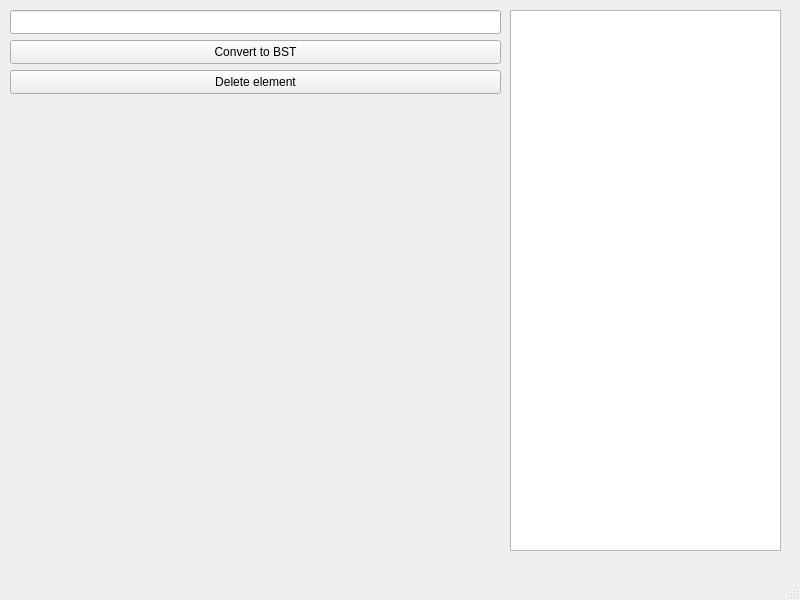
<?xml version="1.0" encoding="UTF-8"?>
<ui version="4.0">
 <class>MainWindow</class>
 <widget class="QMainWindow" name="MainWindow">
  <property name="geometry">
   <rect>
    <x>0</x>
    <y>0</y>
    <width>800</width>
    <height>600</height>
   </rect>
  </property>
  <property name="windowTitle">
   <string>MainWindow</string>
  </property>
  <widget class="QWidget" name="centralwidget">
   <widget class="QLineEdit" name="lineEdit">
    <property name="geometry">
     <rect>
      <x>10</x>
      <y>10</y>
      <width>491</width>
      <height>24</height>
     </rect>
    </property>
   </widget>
   <widget class="QPushButton" name="pushButton">
    <property name="geometry">
     <rect>
      <x>10</x>
      <y>40</y>
      <width>491</width>
      <height>24</height>
     </rect>
    </property>
    <property name="text">
     <string>Convert to BST</string>
    </property>
   </widget>
   <widget class="QListWidget" name="listWidget">
    <property name="geometry">
     <rect>
      <x>510</x>
      <y>10</y>
      <width>271</width>
      <height>541</height>
     </rect>
    </property>
   </widget>
   <widget class="QPushButton" name="pushButton_2">
    <property name="geometry">
     <rect>
      <x>10</x>
      <y>70</y>
      <width>491</width>
      <height>24</height>
     </rect>
    </property>
    <property name="text">
     <string>Delete element</string>
    </property>
   </widget>
  </widget>
  <widget class="QMenuBar" name="menubar">
   <property name="geometry">
    <rect>
     <x>0</x>
     <y>0</y>
     <width>800</width>
     <height>21</height>
    </rect>
   </property>
  </widget>
  <widget class="QStatusBar" name="statusbar"/>
 </widget>
 <resources/>
 <connections/>
</ui>
